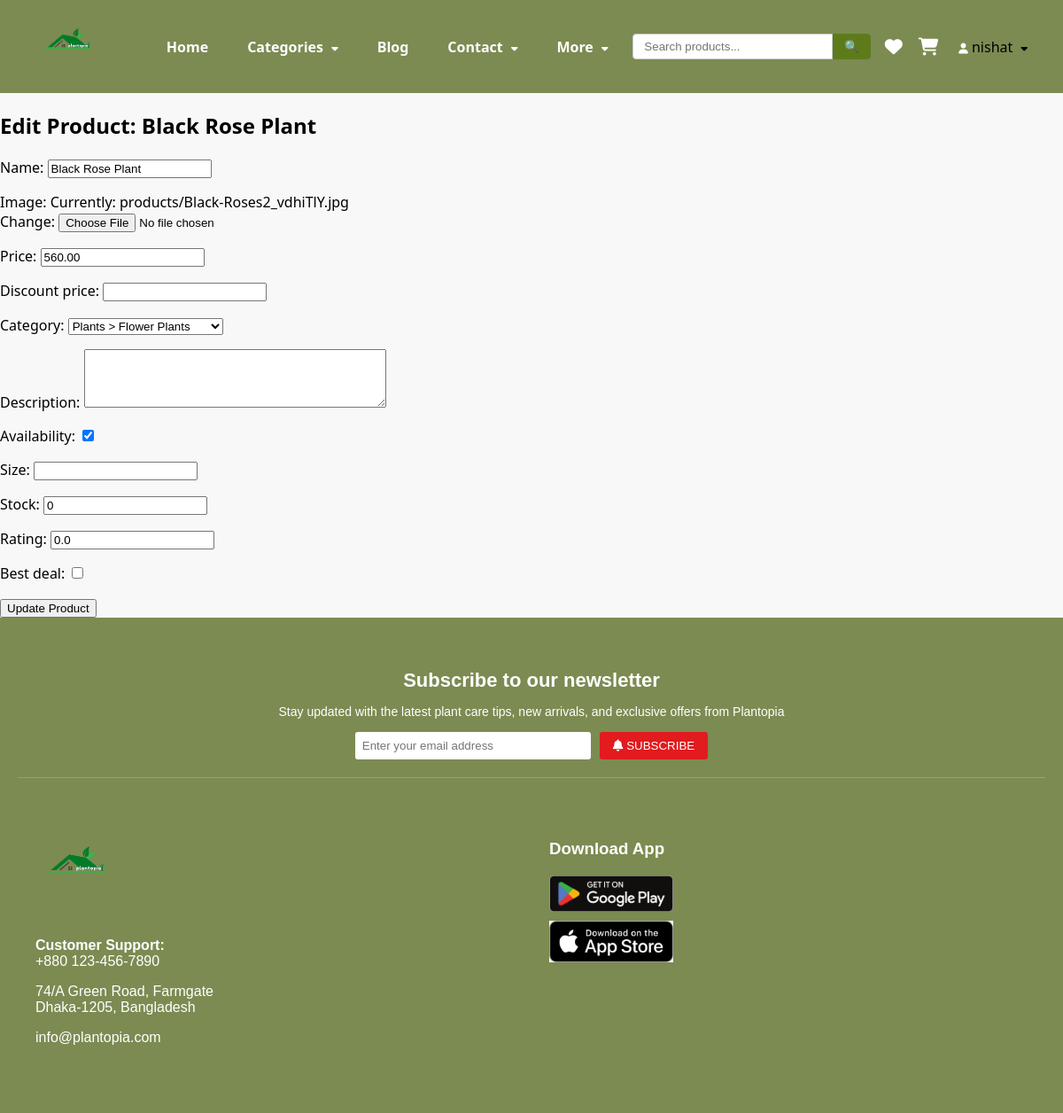
The page /update-product/black-rose-plant/ (signed in) on the database its author committed.
### shop/models.py (models this page shows, shortened)
class Product(models.Model):
    name = models.CharField(max_length=100)
    slug = models.SlugField(max_length=255, unique=True, blank=True)
    image = models.ImageField(upload_to='products/')
    price = models.DecimalField(max_digits=8, decimal_places=2)
    discount_price = models.DecimalField(max_digits=8, decimal_places=2, null=True, blank=True)
    category = models.ForeignKey('Category', on_delete=models.CASCADE)
    description = models.TextField(blank=True, null=True)
    availability = models.BooleanField(default=True)
    size = models.CharField(max_length=50, blank=True, null=True)
    stock = models.PositiveIntegerField(default=0)
    rating = models.FloatField(
        default=0,
        validators=[MinValueValidator(0), MaxValueValidator(5)]
    )
    best_deal = models.BooleanField(default=False)
    owner = models.ForeignKey(User, on_delete=models.CASCADE, null=True, blank=True, related_name="products")

class Category(models.Model):
    name = models.CharField(max_length=100)
    slug = models.SlugField(unique=True, blank=True)
    image = models.ImageField(upload_to='categories/', null=True, blank=True)
    parent = models.ForeignKey(
        'self',
        null=True,
        blank=True,
        related_name='children',
        on_delete=models.CASCADE
    )
    def __str__(self):
        return f"{self.parent.name} > {self.name}" if self.parent else self.name

### shop/views.py (the view)
# urls.py: path('update-product/<slug:slug>/', views.update_product, name='update_product'),
@login_required
def update_product(request, slug):
    product = get_object_or_404(Product, slug=slug)
    if product.owner != request.user:
        raise Http404("You are not allowed to edit this product")
    if request.method == 'POST':
        form = ProductForm(request.POST, request.FILES, instance=product)
        if form.is_valid():
            form.save()
            return redirect('product_detail', slug=product.slug)
    else:
        form = ProductForm(instance=product)
    return render(request, 'update_product.html', {'form': form, 'product': product})

### shop/forms.py
class ProductForm(forms.ModelForm):
    class Meta:
        model = Product
        exclude = ['owner', 'slug']  # owner set in view, slug auto-generated
        widgets = {
            'description': forms.Textarea(attrs={'rows': 4}),
            'price': forms.NumberInput(attrs={'step': '0.01'}),
            'discount_price': forms.NumberInput(attrs={'step': '0.01'}),
        }

### shop/context_processors.py (called while the page is built)
def categories_processor(request):
    return {
        'categories': Category.objects.filter(parent__isnull=True)
    }

### templates/update_product.html (shortened to what this page needs)
{% extends 'base.html' %}
{% load static %}
{% block content %}
<link rel="stylesheet" href="{% static 'css/category_products.css' %}">
    <h2>Edit Product: {{ product.name }}</h2>
    <form method="POST" enctype="multipart/form-data">
        {{ form.as_p }}
        <button type="submit">Update Product</button>
    </form>
{% endblock %}

### templates/base.html (shortened to what this page needs)
{% load static %}
<!DOCTYPE html>
<html lang="en">
<head>
    <link rel="stylesheet" href="{% static 'css/base.css' %}">
    <link rel="stylesheet" href="https://cdnjs.cloudflare.com/ajax/libs/font-awesome/6.5.0/css/all.min.css">
</head>
<body>
<nav class="navbar">
    <div class="logo">
        <a href="{% url 'home' %}"><img src="{% static 'images/logo.png' %}" alt="Logo"></a>
    </div>
    <ul class="nav-links">
        <li><a href="{% url 'home' %}">Home</a></li>
        <li class="dropdown">
            <a href="#" id="categories-btn">Categories <i class="fa-solid fa-caret-down"></i></a>
        </li>
        <li><a href="{% url 'blog' %}">Blog</a></li>
        <li class="dropdown">
            <a href="#" id="contact-btn">Contact <i class="fa-solid fa-caret-down"></i></a>
        </li>
        <li class="dropdown">
            <a href="#" id="more-btn">More <i class="fa-solid fa-caret-down"></i></a>
        </li>
    </ul>
    <form method="GET" action="{% url 'search' %}" class="search-form" style="display: flex; align-items: center;">
        <input
            type="text"
            name="q"
            placeholder="Search products..."
            style="padding: 6px 12px; border: 1px solid #ccc; border-radius: 4px 0 0 4px; outline: none; width: 200px;">
        <button
            type="submit"
            style="padding: 6px 12px; background-color: #5d7c19; border: 1px solid #5d7b1e; border-radius: 0 4px 4px 0; color: white; cursor: pointer;">
            🔍
        </button>
    </form>
    <div class="nav-icons">
        {% if user.is_authenticated %}
            <a href="{% url 'wishlist' %}" class="icon-btn">
            <i class="fa fa-heart"></i>
            </a>
            <a href="{% url 'cart' %}" class="icon-btn">
            <i class="fa fa-shopping-cart"></i>
            </a>
        {% endif %}
        <div class="dropdown account-dropdown">
            <a href="#" id="account-btn">
                <i class="fa-solid fa-user user-icon"></i>
                {% if user.is_authenticated %}
                    {{ user.username }}
                {% endif %}
                <i class="fa-solid fa-caret-down"></i>
            </a>
        </div>
    </div>
</nav>
{% block content %}{% endblock %}
<footer class="site-footer">
    <div class="newsletter">
      <h2>Subscribe to our newsletter</h2>
      <p>Stay updated with the latest plant care tips, new arrivals, and exclusive offers from Plantopia</p>
      <form class="newsletter-form">
        <input type="email" placeholder="Enter your email address">
        <button type="submit">
          <i class="fas fa-bell"></i> SUBSCRIBE
        </button>
      </form>
    </div>
    <div class="footer-main">
      <div class="footer-column">
        <img src="{% static 'images/logo.png' %}" alt="Plantopia Logo" class="footer-logo">
        <p><strong>Customer Support:</strong><br>+880 123-456-7890</p>
        <p>74/A Green Road, Farmgate<br>Dhaka-1205, Bangladesh</p>
        <p><a href="mailto:info@plantopia.com">info@plantopia.com</a></p>
      </div>
      <div class="footer-column download-app">
        <h3>Download App</h3>
        <a href="#"><img src="{% static 'images/google-play.png' %}" alt="Google Play" class="app-icon"></a>
        <a href="#"><img src="{% static 'images/app-store.png' %}" alt="App Store" class="app-icon"></a>
      </div>
    </div>
  </footer>
</body>
</html>

### shop/static/css/base.css (style rules this page uses)
body { margin: 0; font-family: 'Segoe UI', sans-serif; background: #f8f8f8; }
a { text-decoration: none; color: inherit; }
ul { list-style: none; }
.navbar { background: #7C8B52; display: flex; justify-content: space-between; align-items: center; padding: 10px 40px; }
.logo img { height: 80px; }
.nav-links { display: flex; align-items: center; gap: 20px; }
.nav-links > li > a { color: white; font-weight: bold; padding: 8px 12px; border-radius: 6px; transition: background 0.3s; }
.nav-icons { display: flex; align-items: center; gap: 18px; }
.icon-btn { color: white; font-size: 20px; }
.user-icon { color: white; font-size: 22px; cursor: pointer; }
.dropdown { position: relative; }
.dropdown > a i { margin-left: 5px; font-size: 12px; }
.site-footer { background-color: #7C8B52;; color: #fff; padding: 40px 20px; font-family: Arial, sans-serif; }
.newsletter { text-align: center; background-color: #7C8B52 !important; padding-bottom: 20px; }
.newsletter h2 { font-size: 22px; margin-bottom: 10px; }
.newsletter p { margin-bottom: 15px; font-size: 14px; }
.newsletter-form { display: inline-flex; gap: 10px; flex-wrap: wrap; justify-content: center; }
.newsletter-form input[type="email"] { padding: 8px; border: none; width: 250px; border-radius: 3px; }
.newsletter-form button { background-color: #e11b1e; color: white; padding: 8px 15px; border: none; border-radius: 3px; cursor: pointer; }
.footer-main { display: flex; justify-content: space-between; flex-wrap: wrap; padding-top: 30px; border-top: 1px solid rgba(255, 255, 255, 0.2); }
.footer-column { flex: 1; min-width: 200px; margin: 20px; }
.footer-logo { width: 100px; margin-bottom: 10px; }
.download-app .app-icon { display: block; margin: 10px 0; width: 140px; }

### rows shown on the page
Product: name "Black Rose Plant", price "560.00", category "Plants > Flower Plants", availability "☑", stock "0", rating "0.0"

### other values the page prints
{{ user.username }} "nishat"
